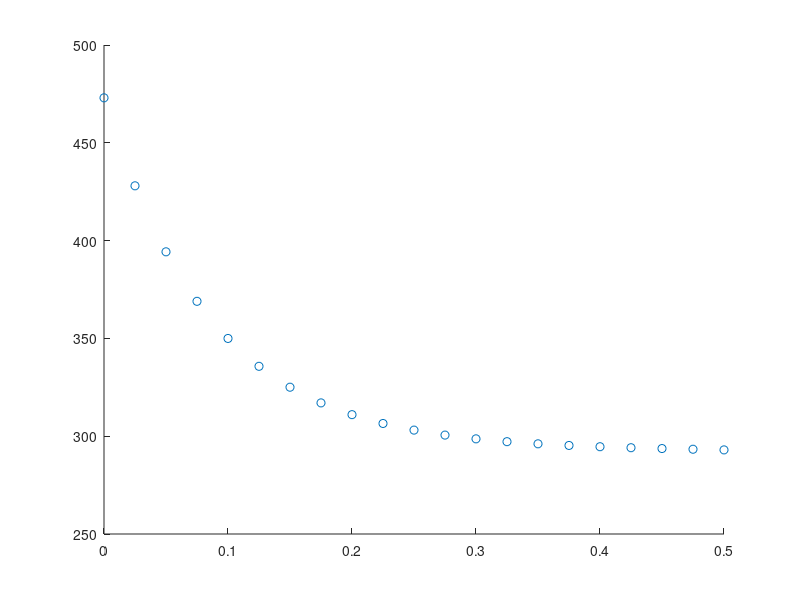

Write the MATLAB code that produced this figure.
clc
clear all

hc = 40;
P = 0.0157;
k = 240;
Ac = 1.964*10^(-5);
L = 0.5;
T0 = 473;
TL = 293;
Ts = 293;

beta = hc*P/k/Ac;
n = 20;
h=L/n;

A = zeros(n-1);
for i = 1:1:(n-1)
    A(i,i) = -(2+h^2*beta);
    if i == (n-1)
        break;
    else
        A(i,i+1) = 1;
    end
    if i == (n-1)
        break;
    else
        A(i+1,i) = 1;
    end
end
A;

Y = zeros(n-1,1);

for i = 1:1:(n-1)
    if i == 1
        Y(i) = -(h^2*beta*Ts+T0);
    elseif i == n-1
        Y(i) = -(h^2*beta*Ts+TL);
    else
        Y(i) = -(h^2*beta*Ts);
    end
    
end
Y;

%T = A\Y;
%T = [T0 T' TL]
%x = 0:h:L;
%scatter(x,T);

gamma = zeros(1);
beta = zeros(1);


for i = 1:n-1
    if i == 1
        gamma(i+1) = -A(i,i+1)/A(i,i);
        beta(i+1) = Y(i)/A(i,i);
    elseif i == n-1
        gamma(i+1) = 0;
        beta(i+1) = (Y(i)-A(i,i-1)*beta(i))/(A(i,i-1)*gamma(i) + A(i,i));
    else
        gamma(i+1) = -A(i,i+1)/(A(i,i-1)*gamma(i)+A(i,i));
        beta(i+1) = (Y(i)-A(i,i-1)*beta(i))/(A(i,i-1)*gamma(i) + A(i,i));
    end
    
    
end

gamma;
beta;
y = zeros(n,1);

for i = n:-1:2
    y(i-1) = gamma(i)*y(i)+beta(i);
end
y;
    
y(n) = TL;
y = [T0 y'];
x = 0:h:L;
scatter(x,y);





